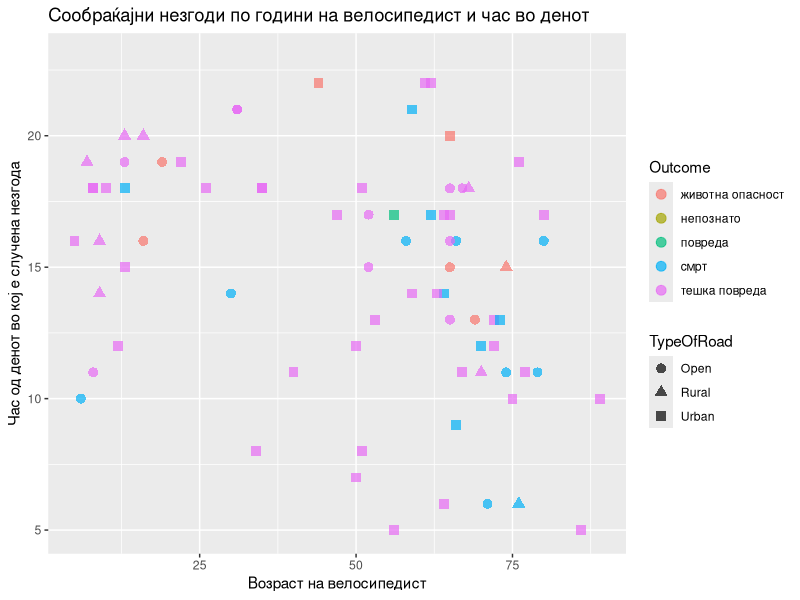
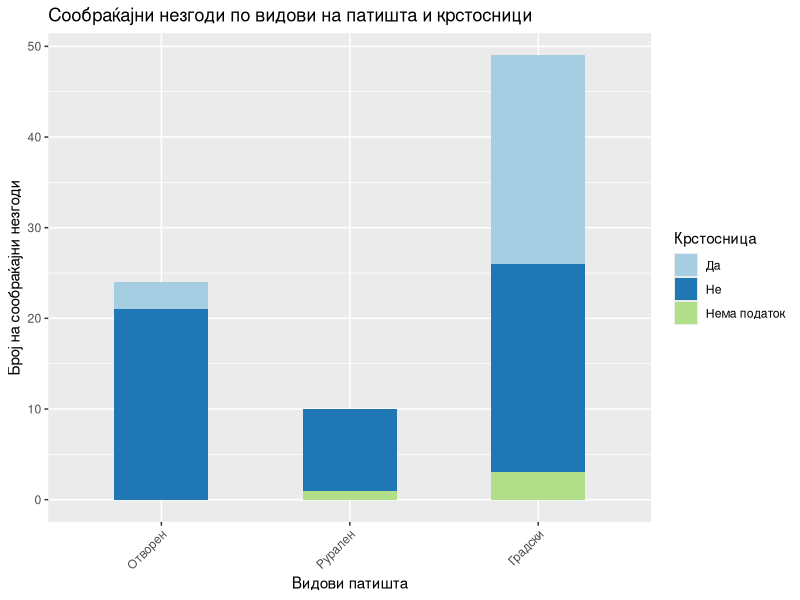
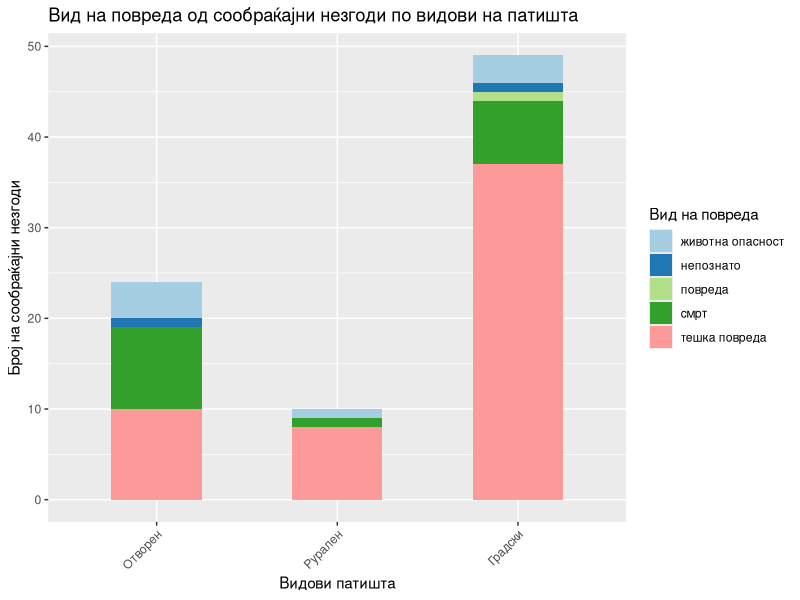
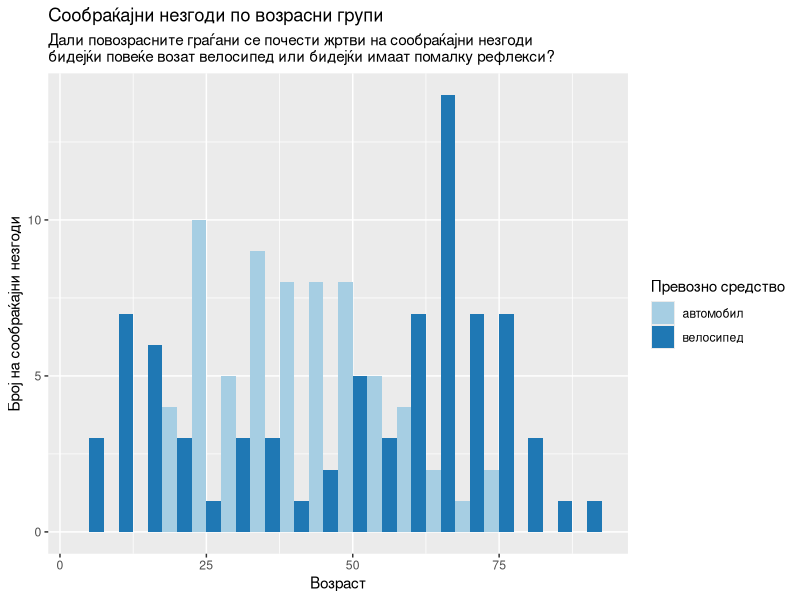
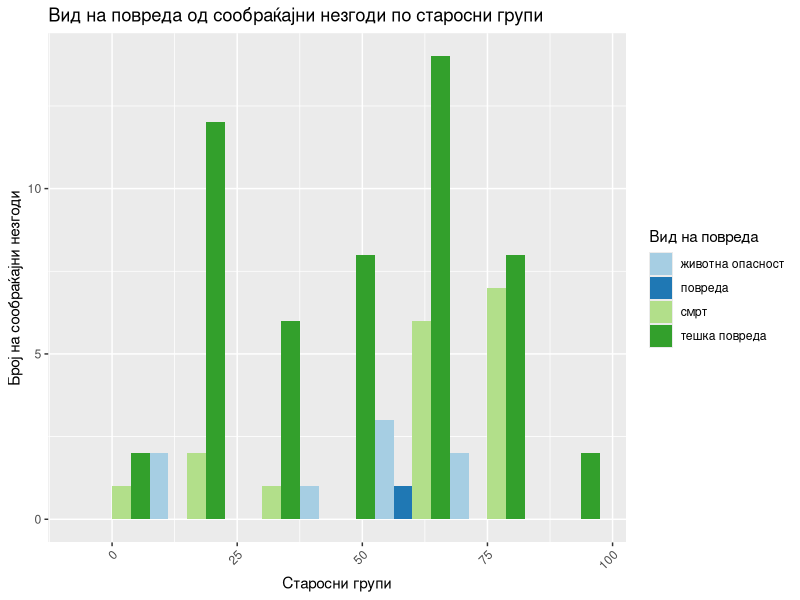
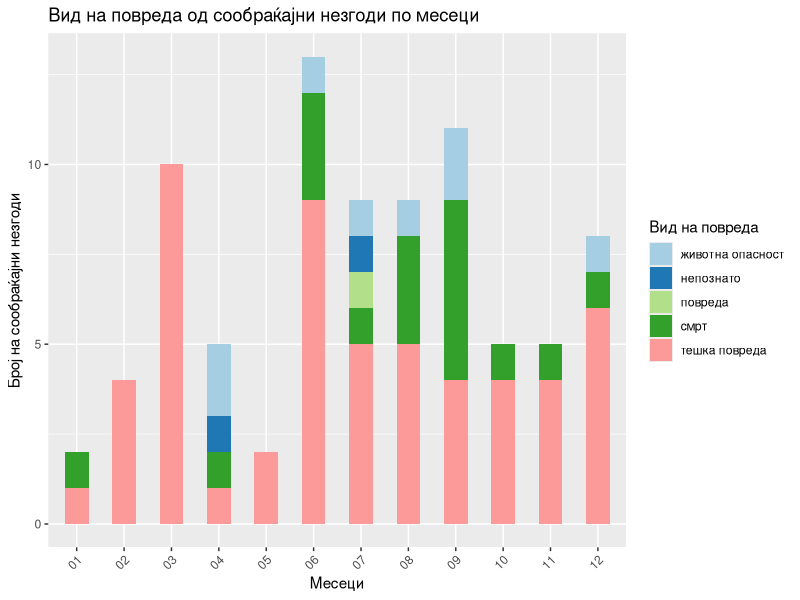
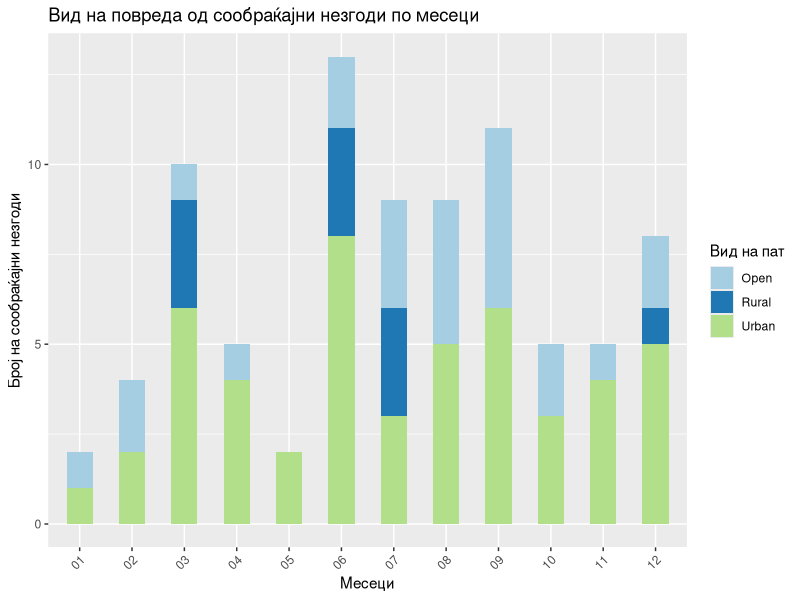
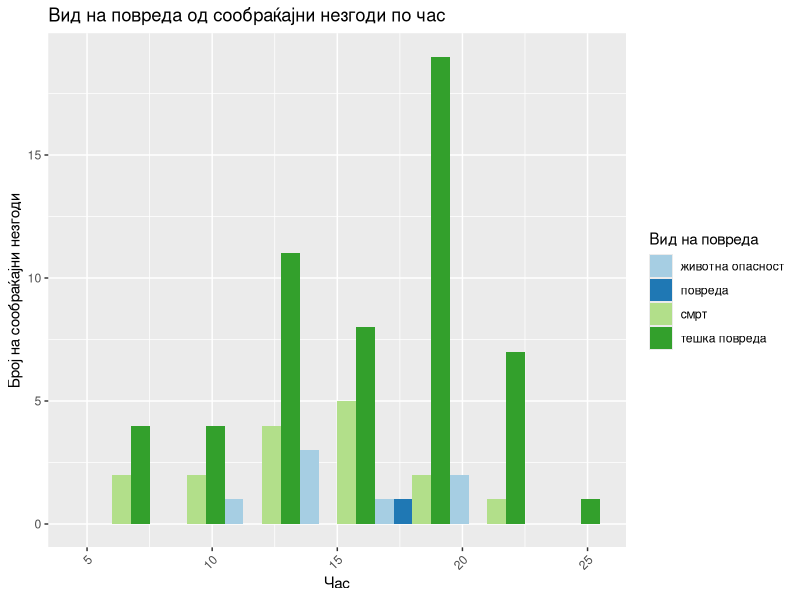

Generate these figures, in order, with R:
## ---- chunk 1
# set global chunk options
knitr::opts_chunk$set(echo = FALSE, warning=FALSE, message=FALSE, cache=TRUE)
## ---- chunk 2
suppressPackageStartupMessages(library(tidyverse))
suppressPackageStartupMessages(library(lubridate))
## ---- chunk 3
#get the data
accidents <- as_tibble(read_csv("mvr-data.csv"))
## ---- chunk 4
#keep the traffic accidents
traffacc <- accidents %>%
  #separate Date of event; having months as observations might be useful.
  separate(DateOfEvent, c("Day", "Month", "Year"), sep = "\\.", remove = FALSE) %>%
  #separate hours:mins, make numeric
  separate(Hour, c("H", "M"), sep = "\\:", remove = FALSE) %>%
  mutate(Hours = as.numeric(H)) %>%
  #filter so we keep just the traffic accidents
  filter(Event == "сообраќајна незгода")
## ---- chunk 5
ggplot(traffacc, aes(x=AgeV1, y=Hours, color = Outcome, shape = TypeOfRoad)) +
  geom_point(size = 3, alpha = 0.7) +
  scale_fill_brewer(palette = "Paired") +
  labs(title="Сообраќајни незгоди по години на велосипедист и час во денот",
          x = "Возраст на велосипедист", y = "Час од денот во кој е случена незгода")
## ---- chunk 6
#On what type of roads traffic accidents happen, and is it a crossroad?
tbl1 <- with(traffacc, table(TypeOfRoad, Crossroad))
knitr::kable(tbl1, caption="Сообраќајни незгоди по видови на патишта и крстосници")
## ---- chunk 7
#plot roads and accidents
traffacc %>% mutate(Crossroad2=case_when(Crossroad == "да" ~ "Да",
                                         Crossroad == "не" ~ "Не",
                                         is.na(Crossroad) ~ "Нема податок")) %>%
ggplot(aes(TypeOfRoad)) +
  geom_bar(aes(fill=Crossroad2), width = 0.5) +
  scale_x_discrete(labels=c("Отворен", "Рурален", "Градски")) +
  theme(axis.text.x = element_text(angle=45, vjust=1, hjust=1)) +
  scale_fill_brewer(palette = "Paired") +
  labs(title="Сообраќајни незгоди по видови на патишта и крстосници",
          x = "Видови патишта", y = "Број на сообраќајни незгоди", fill = "Крстосница")
## ---- chunk 8

#plot roads and type of outcomes
  ggplot(traffacc, aes(TypeOfRoad)) +
    geom_bar(aes(fill=Outcome), width = 0.5) +
    scale_x_discrete(labels=c("Отворен", "Рурален", "Градски")) +
    theme(axis.text.x = element_text(angle=45, vjust=1, hjust=1)) +
    scale_fill_brewer(palette = "Paired") +
    labs(title="Вид на повреда од сообраќајни незгоди по видови на патишта",
            x = "Видови патишта", y = "Број на сообраќајни незгоди", fill = "Вид на повреда")

## ---- chunk 9
#Which months?
with(traffacc, table(Month, Year))
## ---- chunk 10
#new data sets for plot by age of persons
veh1 <- traffacc %>%
  select(DateOfEvent, TypeOfRoad, ends_with("1")) %>%
  rename(Vehicle=Vehicle1, Age=AgeV1, Gender=GenderV1)

veh2 <- traffacc %>%
  select(DateOfEvent, TypeOfRoad, ends_with("2")) %>%
  rename(Vehicle=Vehicle2, Age=AgeV2, Gender=GenderV2) %>%
  select(-TypeV2, -AlchoholV2)

#plot the age of cyclists and drivers
both_veh <- bind_rows(veh1, veh2)
both_veh %>% filter(Vehicle %in% c("велосипед", "автомобил")) %>%
ggplot(aes(x=Age, group=Vehicle, fill=Vehicle)) +
  geom_histogram(position="dodge", binwidth = 5) +
  scale_fill_brewer(palette = "Paired") +
  labs(title = "Сообраќајни незгоди по возрасни групи",
       subtitle = "Дали повозрасните граѓани се почести жртви на сообраќајни незгоди
бидејќи повеќе возат велосипед или бидејќи имаат помалку рефлекси?",
     x = "Возраст", y = "Број на сообраќајни незгоди", fill = "Превозно средство")

## ---- chunk 11

ggplot(traffacc, aes(x=AgeV1, group=Outcome, fill=Outcome)) +
  geom_histogram(position="dodge", binwidth = 15) +
  theme(axis.text.x = element_text(angle=45, vjust=1, hjust=1)) +
  scale_fill_brewer(palette = "Paired") +
  labs(title="Вид на повреда од сообраќајни незгоди по старосни групи",
          x = "Старосни групи", y = "Број на сообраќајни незгоди", fill = "Вид на повреда")

## ---- chunk 12
#Is there a correlation between roads and outcome; months and outcome; age of bycicle rider and outcome?
#chi2 tests for categorical variables
tbl2 <- with(traffacc, table(TypeOfRoad, Outcome))
chisq.test(tbl2, correct = F)

tbl3 <- with(traffacc, table(Month, Outcome))
chisq.test(tbl3, correct = F)

tbl4 <- with(traffacc, table(AgeV1, Outcome))
chisq.test(tbl4, correct = F)
## ---- chunk 13

#plot months and type of outcomesF
  ggplot(traffacc, aes(Month)) +
    geom_bar(aes(fill=Outcome), width = 0.5) +
    theme(axis.text.x = element_text(angle=45, vjust=1, hjust=1)) +
    scale_fill_brewer(palette = "Paired") +
    labs(title="Вид на повреда од сообраќајни незгоди по месеци",
            x = "Месеци", y = "Број на сообраќајни незгоди", fill = "Вид на повреда")


#plot months and roads
ggplot(traffacc, aes(Month)) +
  geom_bar(aes(fill=TypeOfRoad), width = 0.5) +
  theme(axis.text.x = element_text(angle=45, vjust=1, hjust=1)) +
  scale_fill_brewer(palette = "Paired") +
  labs(title="Вид на повреда од сообраќајни незгоди по месеци",
          x = "Месеци", y = "Број на сообраќајни незгоди", fill = "Вид на пат")
## ---- chunk 14

ggplot(traffacc, aes(x=Hours, group=Outcome, fill=Outcome)) +
  geom_histogram(position="dodge", binwidth = 3) +
  theme(axis.text.x = element_text(angle=45, vjust=1, hjust=1)) +
  scale_fill_brewer(palette = "Paired") +
  labs(title="Вид на повреда од сообраќајни незгоди по час",
          x = "Час", y = "Број на сообраќајни незгоди", fill = "Вид на повреда")

ggplot(traffacc, aes(x=Hours, group=TypeOfRoad, fill=TypeOfRoad)) +
  geom_histogram(position="dodge", binwidth = 3) +
  theme(axis.text.x = element_text(angle=45, vjust=1, hjust=1)) +
  scale_fill_brewer(palette = "Paired") +
  labs(title="Патишта на сообраќајни незгоди по час",
          x = "Час", y = "Број на сообраќајни незгоди", fill = "Вид на пат") 
  

#table(traffacc$Hours)
